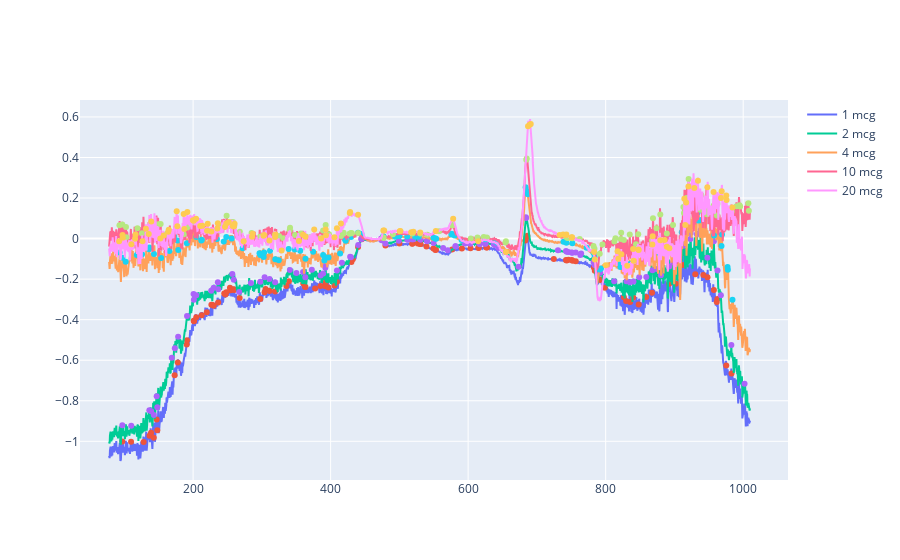

This figure's notebook cell:
### Markdown cell above
## Lambert-Beer Analysis
The Lambert-Beer Law is as follows:

$A=\varepsilon * l * C$

$A$ is the absorbance of the sample at the wavelength(s) at which it is maximized ($\lambda_{max}$ in nm). $l$ is the path length of the cuvette (1 cm). $C$ is the concentration of the sample in moles per liter. $\varepsilon$ is the molar absorption coefficient at $\lambda_{max}$ in $M^{-1}cm^{-1}$.

$\varepsilon$ can be calculated with the equation $\varepsilon = A / C$ at a given wavelength ($l$ is assumed to be 1 cm). It can be experimentally determined by finding $\lambda_{max}$ for multiple known concentrations, plotting the absorbance against concentration for these samples and drawing a line of best fit. The slope of this line is the coefficient.

Some values of $\varepsilon$ for cyanocobalamin in literature have been found:
* 30,800 at 367.5 nm ([source](doi.org/10.1093/ajcn/87.5.1324))
* 11,000 at 468 nm (phenolate cobalamin) ([source](doi.org/10.1042/bj1200263))
* 27,500 at 361 nm ([source](https://www.sigmaaldrich.com/US/en/product/sigma/v2876))
* 8,674 at 550 nm ([source](https://www.sigmaaldrich.com/US/en/product/sigma/v2876))

It is unclear if it will be adequate to apply the previously determined values of $\varepsilon$ for concentration in this analysis. This will depend on whether or not the peaks of absorbance plots show agreement with the peaks at which these molar coefficients have been determined. If not, it will be necessary to determine a coefficient experimentally as described above.

### Code cell
# Interactive plotting for EDA
test_gen = "2"
test_source = "LED Bulb"
test_ref = "avg"
test_len = "0"
test_brand = "WG"

fig = go.Figure()
for c in conc_list:
    # Normalized data path
    # data_path = f"Plots_norm\Gen {test_gen}\{test_source} Source\{test_ref}\Win Len {test_len}\Data_{test_brand}_Gen{test_gen}_{test_source}_{test_ref}_WL{test_len}.csv"
    # data = pd.read_csv(data_path)
    # c_data = data.loc[data["Concentration"] == c]
    # c_data.reset_index(inplace=True)
    # Non-normalized data path
    data_path = f"Plots\Gen {test_gen}\{test_source} Source\{test_ref}\Win Len {test_len}\Data_{test_brand}_C{c.replace(' mcg','')}_Gen{test_gen}_{test_source}_{test_ref}_WL{test_len}.csv"
    c_data = pd.read_csv(data_path)

    peaks = calc_peaks(c_data['Absorbance'], method="cwt")

    fig.add_trace(go.Scatter(
        x=c_data['Wavelength'],
        y=c_data['Absorbance'],
        mode='lines',
        name=c,
        # line_color=colors[c]
    ))

    fig.add_trace(go.Scatter(
        x=[c_data['Wavelength'][i] for i in peaks],
        y=[c_data['Absorbance'][i] for i in peaks],
        mode='markers',
        showlegend=False
    ))

fig.show()
